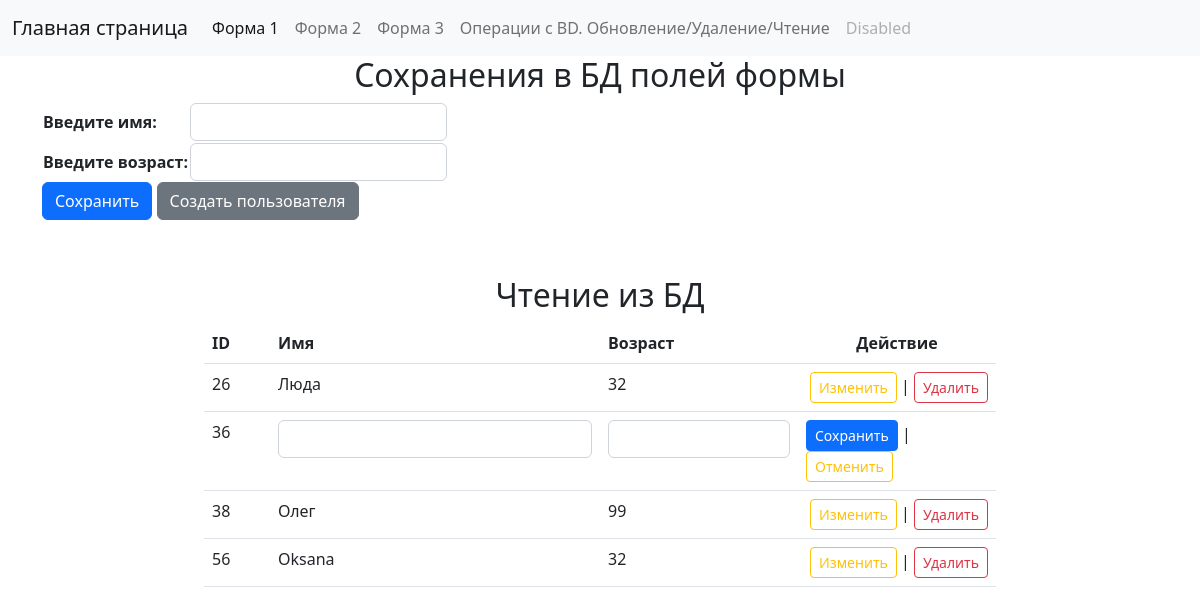
Screenshot of /edit/36 with the database file from the repository.
### dj_app/models.py (models this page shows)
class Person(models.Model):
    name = models.CharField(max_length=15)
    age = models.IntegerField()
    objects = models.Model

### dj_app/views.py (the view, shortened to what this page needs)
# urls.py: path('edit/<int:user_id>', views.Models.edit, name="edit"),
    @staticmethod
    def edit(request, user_id):
        if request.method == "GET":
            form = OperationForm()  # Создаю форму
            data = DataBase.read(model=Person)  # Читаю таблицу
            context = {"data": data, "form": form, "user_id": int(user_id)}
            return render(request, "operation.html", context=context)

### dj_app/forms.py
class OperationForm(forms.Form):
    name = forms.CharField(label="Введите имя", required=False, max_length=20, widget=forms.widgets.TextInput(attrs={'class': 'form-control'}))
    age = forms.IntegerField(label="Введите возраст", required=False, max_value=99, widget=forms.widgets.NumberInput(attrs={'class': 'form-control'}))

### dj_app/views.py (called while the page is built, shortened)
    @staticmethod
    def read(model, mode="all", **kwargs):
        if mode == "all":  # Получить данные для [всех объектов]
            result = model.objects.all()
            return list(result.values())

### templates/operation.html (shortened to what this page needs)
{% extends 'base.html' %}
{% load static %}
{% block form %}
<div class="container">
    <div class="row">
        <h2 class="text-center">Сохранения в БД полей формы</h2>
        <form method="post" action="">
            <table>{{ form }}</table>
            <input class="btn btn-primary" type="submit" value="Сохранить">
            <a class="btn btn-secondary" href="{% url 'create' %}">Создать пользователя</a>
        </form>
    </div>
</div>
<div class="row">
    <div class="col"></div>
    <div class="col-8">
        <h2 class="mt-5 text-center">Чтение из БД</h2>
        <table class="table">
            <tr>
                <th class="col">ID</th>
                <th class="col-5" style="text-align: left;">Имя</th>
                <th class="col-3">Возраст</th>
                <th class="col-3" style="text-align: center;">Действие</th>
            </tr>
            {% for elm in data %}
            {% if elm.id != user_id %}
            <tr>
                <td>{{ elm.id }}</td>
                <td>{{ elm.name }}</td>
                <td>{{ elm.age }}</td>
                <td style="text-align: right;"><a class="btn btn-outline-warning btn-sm" href="/edit/{{ elm.id }}">Изменить</a>
                    | <a class="btn btn-outline-danger btn-sm" href="/delete/{{ elm.id }}">Удалить</a></td>
            </tr>
            {% else %}
            <tr>
                <form method="post" action="/edit/{{ elm.id }}">
                    <td>{{ elm.id }}</td>
                    <td>{{ form.name }}</td>
                    <td>{{ form.age }}</td>
                    <td><input class="btn btn-primary btn-sm" type="submit" value="Сохранить"> | <a
                            class="btn btn-outline-warning btn-sm" href="/operation">Отменить</a></td>
                </form>
                {% endif %}
            </tr>
            {% endfor %}
        </table>
    </div>
    <div class="col"></div>
</div>
{% endblock form %}

### rows the page displays
Person: id "26", name "Люда", age "32"
Person: id "36"
Person: id "38", name "Олег", age "99"
Person: id "56", name "Oksana", age "32"
